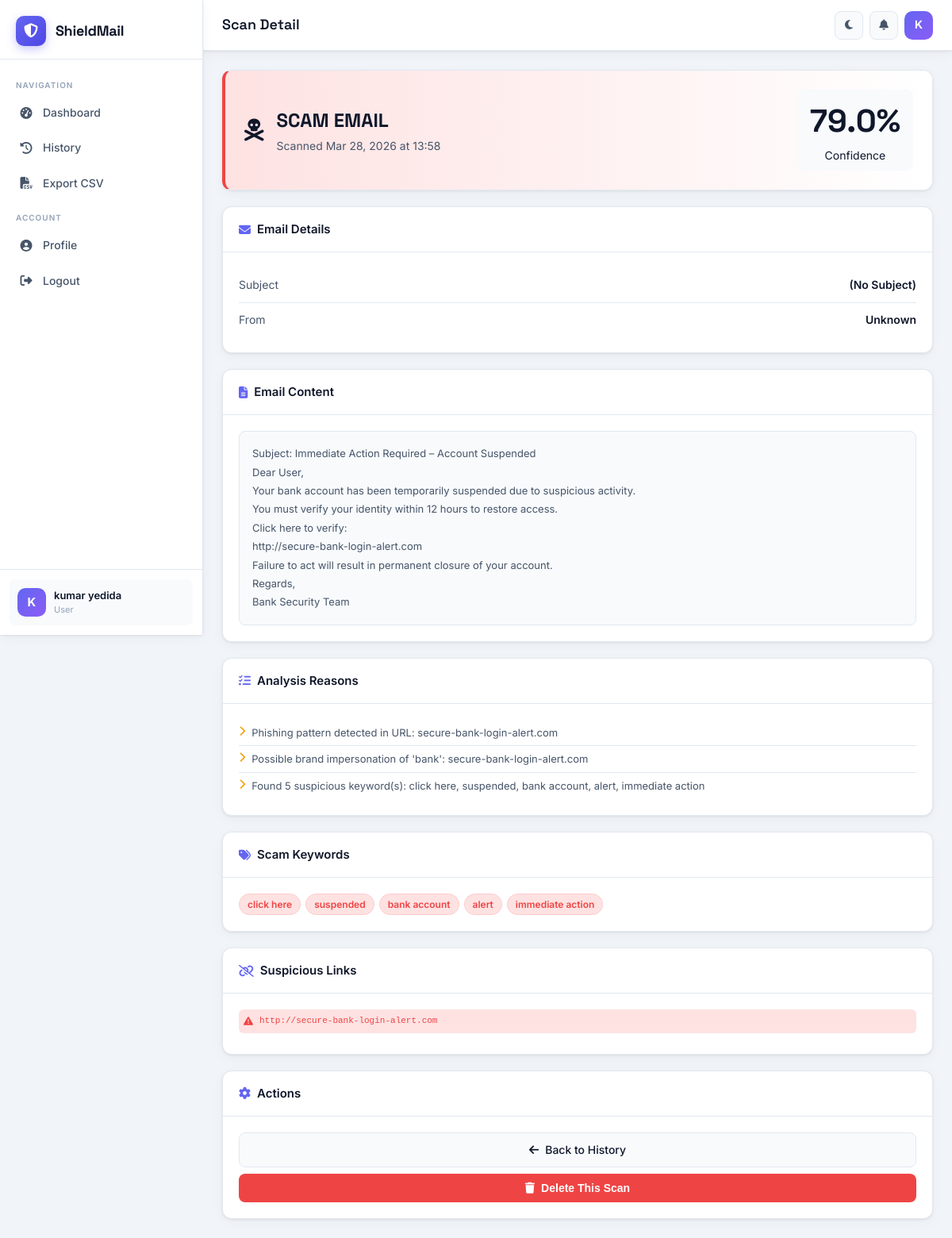
The page /scanner/detail/4/ (signed in) on the database its author committed.
### scanner/models.py (models this page shows, shortened)
class EmailScan(models.Model):
    RESULT_CHOICES = [('SCAM', 'Scam'), ('SAFE', 'Safe'), ('SUSPICIOUS', 'Suspicious')]
    user = models.ForeignKey(User, on_delete=models.CASCADE, related_name='scans')
    subject = models.CharField(max_length=500, blank=True, null=True)
    sender = models.CharField(max_length=300, blank=True, null=True)
    email_content = models.TextField()
    result = models.CharField(max_length=20, choices=RESULT_CHOICES)
    confidence_score = models.FloatField(default=0.0)
    reasons = models.TextField(default='[]')  # JSON list
    suspicious_links = models.TextField(default='[]')  # JSON list
    detected_keywords = models.TextField(default='[]')  # JSON list
    scanned_at = models.DateTimeField(auto_now_add=True)
    file_name = models.CharField(max_length=255, blank=True, null=True)
    def get_reasons(self):
        try:
            return json.loads(self.reasons)
        except:
            return []
    def get_suspicious_links(self):
        try:
            return json.loads(self.suspicious_links)
        except:
            return []
    def get_detected_keywords(self):
        try:
            return json.loads(self.detected_keywords)
        except:
            return []
    class Meta:
        ordering = ['-scanned_at']

### scanner/views.py (the view)
# urls.py: path('detail/<int:scan_id>/', views.scan_detail, name='scan_detail'),
@login_required
def scan_detail(request, scan_id):
    scan = get_object_or_404(EmailScan, id=scan_id, user=request.user)
    return render(request, 'scanner/scan_detail.html', {'scan': scan})

### templates/scanner/scan_detail.html (shortened to what this page needs)
{% extends 'base.html' %}
{% block page_title %}Scan Detail{% endblock %}
{% block content %}
<div class="detail-page">
  <div class="detail-header card result-card-{{ scan.result|lower }}">
    <div class="detail-verdict">
      {% if scan.result == 'SCAM' %}<i class="fas fa-skull-crossbones fa-2x"></i>
      {% elif scan.result == 'SAFE' %}<i class="fas fa-shield-check fa-2x"></i>
      {% else %}<i class="fas fa-triangle-exclamation fa-2x"></i>{% endif %}
      <div>
        <h2>{{ scan.result }} EMAIL</h2>
        <p>Scanned {{ scan.scanned_at|date:"M d, Y \a\t H:i" }}</p>
      </div>
    </div>
    <div class="detail-score">
      <div class="big-score">{{ scan.confidence_score }}%</div>
      <div>Confidence</div>
    </div>
  </div>
  <div class="detail-grid">
    <div class="detail-main">
      <div class="card">
        <div class="card-header"><h3><i class="fas fa-envelope"></i> Email Details</h3></div>
        <div class="card-body">
          <div class="info-rows">
            <div class="info-row"><span>Subject</span><strong>{{ scan.subject|default:"(No Subject)" }}</strong></div>
            <div class="info-row"><span>From</span><strong>{{ scan.sender|default:"Unknown" }}</strong></div>
          </div>
        </div>
      </div>
      <div class="card">
        <div class="card-header"><h3><i class="fas fa-file-lines"></i> Email Content</h3></div>
        <div class="card-body">
          <div class="email-content-preview">{{ scan.email_content|linebreaks }}</div>
        </div>
      </div>
    </div>
    <div class="detail-side">
      <div class="card">
        <div class="card-header"><h3><i class="fas fa-list-check"></i> Analysis Reasons</h3></div>
        <div class="card-body">
          {% for reason in scan.get_reasons %}
          <div class="reason-item"><i class="fas fa-chevron-right"></i> {{ reason }}</div>
          {% empty %}
          <p class="muted">No specific reasons recorded.</p>
          {% endfor %}
        </div>
      </div>
      {% if scan.get_detected_keywords %}
      <div class="card">
        <div class="card-header"><h3><i class="fas fa-tags"></i> Scam Keywords</h3></div>
        <div class="card-body">
          <div class="keyword-tags">
            {% for kw in scan.get_detected_keywords %}
            <span class="kw-tag">{{ kw }}</span>
            {% endfor %}
          </div>
        </div>
      </div>
      {% endif %}
      {% if scan.get_suspicious_links %}
      <div class="card">
        <div class="card-header"><h3><i class="fas fa-link-slash"></i> Suspicious Links</h3></div>
        <div class="card-body">
          {% for link in scan.get_suspicious_links %}
          <div class="link-item"><i class="fas fa-triangle-exclamation"></i> <code>{{ link|truncatechars:55 }}</code></div>
          {% endfor %}
        </div>
      </div>
      {% endif %}
      <div class="card">
        <div class="card-header"><h3><i class="fas fa-gear"></i> Actions</h3></div>
        <div class="card-body">
          <a href="{% url 'scanner:history' %}" class="btn-secondary btn-full mb-2"><i class="fas fa-arrow-left"></i> Back to History</a>
          <form method="POST" action="{% url 'scanner:delete_scan' scan.id %}" onsubmit="return confirm('Delete this scan?')">
            <button type="submit" class="btn-danger btn-full"><i class="fas fa-trash"></i> Delete This Scan</button>
          </form>
        </div>
      </div>
    </div>
  </div>
</div>
{% endblock %}

### templates/base.html (shortened to what this page needs)
<!DOCTYPE html>
<html lang="en" data-theme="light">
<head>
  <link rel="stylesheet" href="https://cdnjs.cloudflare.com/ajax/libs/font-awesome/6.5.0/css/all.min.css"/>
  <link rel="stylesheet" href="/static/css/main.css"/>
</head>
<body>
{% if user.is_authenticated %}
<aside class="sidebar" id="sidebar">
  <div class="sidebar-brand">
    <div class="brand-icon"><i class="fas fa-shield-halved"></i></div>
    <span class="brand-text">ShieldMail</span>
  </div>
  <nav class="sidebar-nav">
    {% if user.is_staff %}
    <div class="nav-section-label">Admin Panel</div>
    <a href="{% url 'admin_panel:dashboard' %}" class="nav-item {% if request.resolver_match.namespace == 'admin_panel' and request.resolver_match.url_name == 'dashboard' %}active{% endif %}">
      <i class="fas fa-chart-pie"></i><span>Overview</span>
    </a>
    <a href="{% url 'admin_panel:users_list' %}" class="nav-item {% if request.resolver_match.url_name == 'users_list' %}active{% endif %}">
      <i class="fas fa-users"></i><span>Users</span>
    </a>
    <a href="{% url 'admin_panel:all_scans' %}" class="nav-item {% if request.resolver_match.url_name == 'all_scans' %}active{% endif %}">
      <i class="fas fa-envelope-open-text"></i><span>All Scans</span>
    </a>
    <a href="{% url 'admin_panel:keywords' %}" class="nav-item {% if request.resolver_match.url_name == 'keywords' %}active{% endif %}">
      <i class="fas fa-tags"></i><span>Keywords</span>
    </a>
    <a href="{% url 'admin_panel:export_csv' %}" class="nav-item">
      <i class="fas fa-file-export"></i><span>Export CSV</span>
    </a>
    {% else %}
    <div class="nav-section-label">Navigation</div>
    <a href="{% url 'scanner:dashboard' %}" class="nav-item {% if request.resolver_match.url_name == 'dashboard' %}active{% endif %}">
      <i class="fas fa-gauge-high"></i><span>Dashboard</span>
    </a>
    <a href="{% url 'scanner:history' %}" class="nav-item {% if request.resolver_match.url_name == 'history' %}active{% endif %}">
      <i class="fas fa-clock-rotate-left"></i><span>History</span>
    </a>
    <a href="{% url 'scanner:export_history_csv' %}" class="nav-item">
      <i class="fas fa-file-csv"></i><span>Export CSV</span>
    </a>
    {% endif %}
    <div class="nav-section-label">Account</div>
    <a href="{% url 'accounts:profile' %}" class="nav-item {% if request.resolver_match.url_name == 'profile' %}active{% endif %}">
      <i class="fas fa-user-circle"></i><span>Profile</span>
    </a>
    <a href="{% url 'accounts:logout' %}" class="nav-item nav-logout">
      <i class="fas fa-right-from-bracket"></i><span>Logout</span>
    </a>
  </nav>
  <div class="sidebar-footer">
    <div class="user-chip">
      <div class="user-avatar">{{ user.username|first|upper }}</div>
      <div class="user-info">
        <div class="user-name">{{ user.get_full_name|default:user.username }}</div>
        <div class="user-role">{% if user.is_staff %}Administrator{% else %}User{% endif %}</div>
      </div>
    </div>
  </div>
</aside>
<div class="main-wrapper">
  <header class="topbar">
    <div class="topbar-title">{% block page_title %}Dashboard{% endblock %}</div>
    <div class="topbar-actions">
      <button class="icon-btn theme-toggle" id="themeToggle" title="Toggle dark mode">
        <i class="fas fa-moon" id="themeIcon"></i>
      </button>
      <div class="notification-bell">
        <button class="icon-btn"><i class="fas fa-bell"></i></button>
      </div>
      <a href="{% url 'accounts:profile' %}" class="topbar-avatar">{{ user.username|first|upper }}</a>
    </div>
  </header>
  <main class="content-area">
    {% block content %}{% endblock %}
  </main>
</div>
{% else %}
{% block auth_content %}{% endblock %}
{% endif %}
</body>
</html>

### rows shown on the page
EmailScan: result "SCAM", scanned_at "Mar 28, 2026 at 13:58", confidence_score "79.0", subject "(No Subject)", sender "Unknown", email_content "Subject: Immediate Action Required – Account Suspended Dear User, Your bank account has been temporarily suspended due to suspicious activity. You must verify your identity within 12 hours to restore access. Click here to verify: http://secure-bank-login-alert.com Failure to act will result in permanent closure of your account. Regards, Bank Security Team"

### other values the page prints
{{ user.username|first|upper }} "K"
{{ user.get_full_name|default:user.username }} "kumar yedida"
{{ reason }} "Phishing pattern detected in URL: secure-bank-login-alert.com" "Possible brand impersonation of 'bank': secure-bank-login-alert.com" "Found 5 suspicious keyword(s): click here, suspended, bank account, alert, immediate action"
{{ kw }} "click here" "suspended" "bank account" "alert" "immediate action"
{{ link|truncatechars:55 }} "http://secure-bank-login-alert.com"
